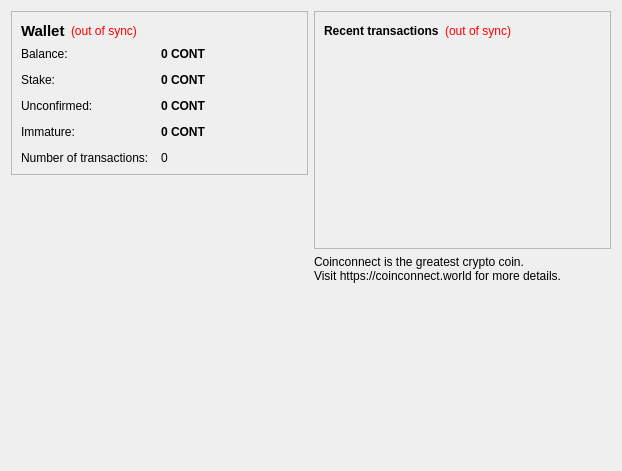
<?xml version="1.0" encoding="UTF-8"?>
<ui version="4.0">
 <class>OverviewPage</class>
 <widget class="QWidget" name="OverviewPage">
  <property name="geometry">
   <rect>
    <x>0</x>
    <y>0</y>
    <width>622</width>
    <height>471</height>
   </rect>
  </property>
  <property name="windowTitle">
   <string>Form</string>
  </property>
  <layout class="QHBoxLayout" name="horizontalLayout" stretch="1,1">
   <item>
    <layout class="QVBoxLayout" name="verticalLayout_2">
     <item>
      <widget class="QFrame" name="frame">
       <property name="frameShape">
        <enum>QFrame::StyledPanel</enum>
       </property>
       <property name="frameShadow">
        <enum>QFrame::Raised</enum>
       </property>
       <layout class="QVBoxLayout" name="verticalLayout_4">
        <item>
         <layout class="QHBoxLayout" name="horizontalLayout_4">
          <item>
           <widget class="QLabel" name="label_5">
            <property name="font">
             <font>
              <pointsize>11</pointsize>
              <weight>75</weight>
              <bold>true</bold>
             </font>
            </property>
            <property name="text">
             <string>Wallet</string>
            </property>
           </widget>
          </item>
          <item>
           <widget class="QLabel" name="labelWalletStatus">
            <property name="toolTip">
             <string>The displayed information may be out of date. Your wallet automatically synchronizes with the Coinconnect network after a connection is established, but this process has not completed yet.</string>
            </property>
            <property name="styleSheet">
             <string notr="true">QLabel { color: red; }</string>
            </property>
            <property name="text">
             <string notr="true">(out of sync)</string>
            </property>
            <property name="alignment">
             <set>Qt::AlignLeading|Qt::AlignLeft|Qt::AlignVCenter</set>
            </property>
           </widget>
          </item>
          <item>
           <spacer name="horizontalSpacer_2">
            <property name="orientation">
             <enum>Qt::Horizontal</enum>
            </property>
            <property name="sizeHint" stdset="0">
             <size>
              <width>40</width>
              <height>20</height>
             </size>
            </property>
           </spacer>
          </item>
         </layout>
        </item>
        <item>
         <layout class="QFormLayout" name="formLayout_2">
          <property name="fieldGrowthPolicy">
           <enum>QFormLayout::AllNonFixedFieldsGrow</enum>
          </property>
          <property name="horizontalSpacing">
           <number>12</number>
          </property>
          <property name="verticalSpacing">
           <number>12</number>
          </property>
          <item row="0" column="0">
           <widget class="QLabel" name="label">
            <property name="text">
             <string>Balance:</string>
            </property>
           </widget>
          </item>
          <item row="0" column="1">
           <widget class="QLabel" name="labelBalance">
            <property name="font">
             <font>
              <weight>75</weight>
              <bold>true</bold>
             </font>
            </property>
            <property name="cursor">
             <cursorShape>IBeamCursor</cursorShape>
            </property>
            <property name="toolTip">
             <string>Your current balance</string>
            </property>
            <property name="text">
             <string notr="true">0 CONT</string>
            </property>
            <property name="textInteractionFlags">
             <set>Qt::LinksAccessibleByMouse|Qt::TextSelectableByKeyboard|Qt::TextSelectableByMouse</set>
            </property>
           </widget>
          </item>
          <item row="1" column="0">
           <widget class="QLabel" name="label_6">
            <property name="text">
             <string>Stake:</string>
            </property>
           </widget>
          </item>
          <item row="1" column="1">
           <widget class="QLabel" name="labelStake">
            <property name="font">
             <font>
              <weight>75</weight>
              <bold>true</bold>
             </font>
            </property>
            <property name="cursor">
             <cursorShape>IBeamCursor</cursorShape>
            </property>
            <property name="toolTip">
             <string>Total of coins that was staked, and do not yet count toward the current balance</string>
            </property>
            <property name="text">
             <string notr="true">0 CONT</string>
            </property>
            <property name="textInteractionFlags">
             <set>Qt::LinksAccessibleByMouse|Qt::TextSelectableByKeyboard|Qt::TextSelectableByMouse</set>
            </property>
           </widget>
          </item>
          <item row="2" column="0">
           <widget class="QLabel" name="label_3">
            <property name="text">
             <string>Unconfirmed:</string>
            </property>
           </widget>
          </item>
          <item row="2" column="1">
           <widget class="QLabel" name="labelUnconfirmed">
            <property name="font">
             <font>
              <weight>75</weight>
              <bold>true</bold>
             </font>
            </property>
            <property name="cursor">
             <cursorShape>IBeamCursor</cursorShape>
            </property>
            <property name="toolTip">
             <string>Total of transactions that have yet to be confirmed, and do not yet count toward the current balance</string>
            </property>
            <property name="text">
             <string notr="true">0 CONT</string>
            </property>
            <property name="textInteractionFlags">
             <set>Qt::LinksAccessibleByMouse|Qt::TextSelectableByKeyboard|Qt::TextSelectableByMouse</set>
            </property>
           </widget>
          </item>
          <item row="3" column="0">
           <widget class="QLabel" name="labelImmatureText">
            <property name="text">
             <string>Immature:</string>
            </property>
           </widget>
          </item>
          <item row="3" column="1">
           <widget class="QLabel" name="labelImmature">
            <property name="font">
             <font>
              <weight>75</weight>
              <bold>true</bold>
             </font>
            </property>
            <property name="toolTip">
             <string>Mined balance that has not yet matured</string>
            </property>
            <property name="text">
             <string notr="true">0 CONT</string>
            </property>
            <property name="textInteractionFlags">
             <set>Qt::LinksAccessibleByMouse|Qt::TextSelectableByKeyboard|Qt::TextSelectableByMouse</set>
            </property>
           </widget>
          </item>
          <item row="4" column="0">
           <widget class="QLabel" name="label_2">
            <property name="text">
             <string>Number of transactions:</string>
            </property>
           </widget>
          </item>
          <item row="4" column="1">
           <widget class="QLabel" name="labelNumTransactions">
            <property name="toolTip">
             <string>Total number of transactions in wallet</string>
            </property>
            <property name="text">
             <string notr="true">0</string>
            </property>
           </widget>
          </item>
         </layout>
        </item>
       </layout>
      </widget>
     </item>
     <item>
      <widget class="QLabel" name="label_wallet_bgcoin">
       <property name="text">
        <string/>
       </property>
       <property name="pixmap">
        <pixmap resource="../coinconnectpro.qrc">:/images/wallet_bgcoin</pixmap>
       </property>
      </widget>
     </item>
     <item>
      <spacer name="verticalSpacer">
       <property name="orientation">
        <enum>Qt::Vertical</enum>
       </property>
       <property name="sizeHint" stdset="0">
        <size>
         <width>20</width>
         <height>40</height>
        </size>
       </property>
      </spacer>
     </item>
    </layout>
   </item>
   <item>
    <layout class="QVBoxLayout" name="verticalLayout_3">
     <item>
      <widget class="QFrame" name="frame_2">
       <property name="frameShape">
        <enum>QFrame::StyledPanel</enum>
       </property>
       <property name="frameShadow">
        <enum>QFrame::Raised</enum>
       </property>
       <layout class="QVBoxLayout" name="verticalLayout">
        <item>
         <layout class="QHBoxLayout" name="horizontalLayout_2">
          <item>
           <widget class="QLabel" name="label_4">
            <property name="text">
             <string>&lt;b&gt;Recent transactions&lt;/b&gt;</string>
            </property>
           </widget>
          </item>
          <item>
           <widget class="QLabel" name="labelTransactionsStatus">
            <property name="toolTip">
             <string>The displayed information may be out of date. Your wallet automatically synchronizes with the Coinconnect network after a connection is established, but this process has not completed yet.</string>
            </property>
            <property name="styleSheet">
             <string notr="true">QLabel { color: red; }</string>
            </property>
            <property name="text">
             <string notr="true">(out of sync)</string>
            </property>
            <property name="alignment">
             <set>Qt::AlignRight|Qt::AlignTrailing|Qt::AlignVCenter</set>
            </property>
           </widget>
          </item>
          <item>
           <spacer name="horizontalSpacer">
            <property name="orientation">
             <enum>Qt::Horizontal</enum>
            </property>
            <property name="sizeHint" stdset="0">
             <size>
              <width>40</width>
              <height>20</height>
             </size>
            </property>
           </spacer>
          </item>
         </layout>
        </item>
        <item>
         <widget class="QListView" name="listTransactions">
          <property name="styleSheet">
           <string notr="true">QListView { background: transparent; }</string>
          </property>
          <property name="frameShape">
           <enum>QFrame::NoFrame</enum>
          </property>
          <property name="verticalScrollBarPolicy">
           <enum>Qt::ScrollBarAlwaysOff</enum>
          </property>
          <property name="horizontalScrollBarPolicy">
           <enum>Qt::ScrollBarAlwaysOff</enum>
          </property>
          <property name="selectionMode">
           <enum>QAbstractItemView::NoSelection</enum>
          </property>
         </widget>
        </item>
       </layout>
      </widget>
     </item>
     <item>
      <widget class="QLabel" name="label_Coinconnect_Intro">
       <property name="text">
        <string>Coinconnect is the greatest crypto coin.
Visit https://coinconnect.world for more details.</string>
       </property>
      </widget>
     </item>
     <item>
      <spacer name="verticalSpacer_2">
       <property name="orientation">
        <enum>Qt::Vertical</enum>
       </property>
       <property name="sizeHint" stdset="0">
        <size>
         <width>20</width>
         <height>40</height>
        </size>
       </property>
      </spacer>
     </item>
    </layout>
   </item>
  </layout>
 </widget>
 <resources>
  <include location="../coinconnectpro.qrc"/>
 </resources>
 <connections/>
</ui>
